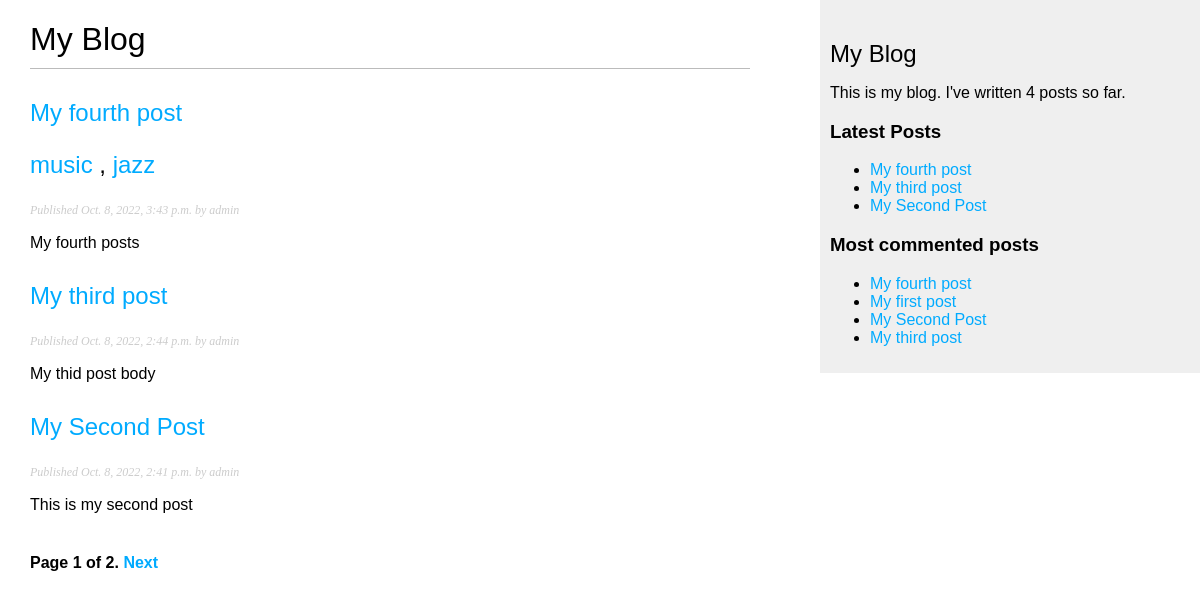
/blog/, run on an earlier commit of the app's database.
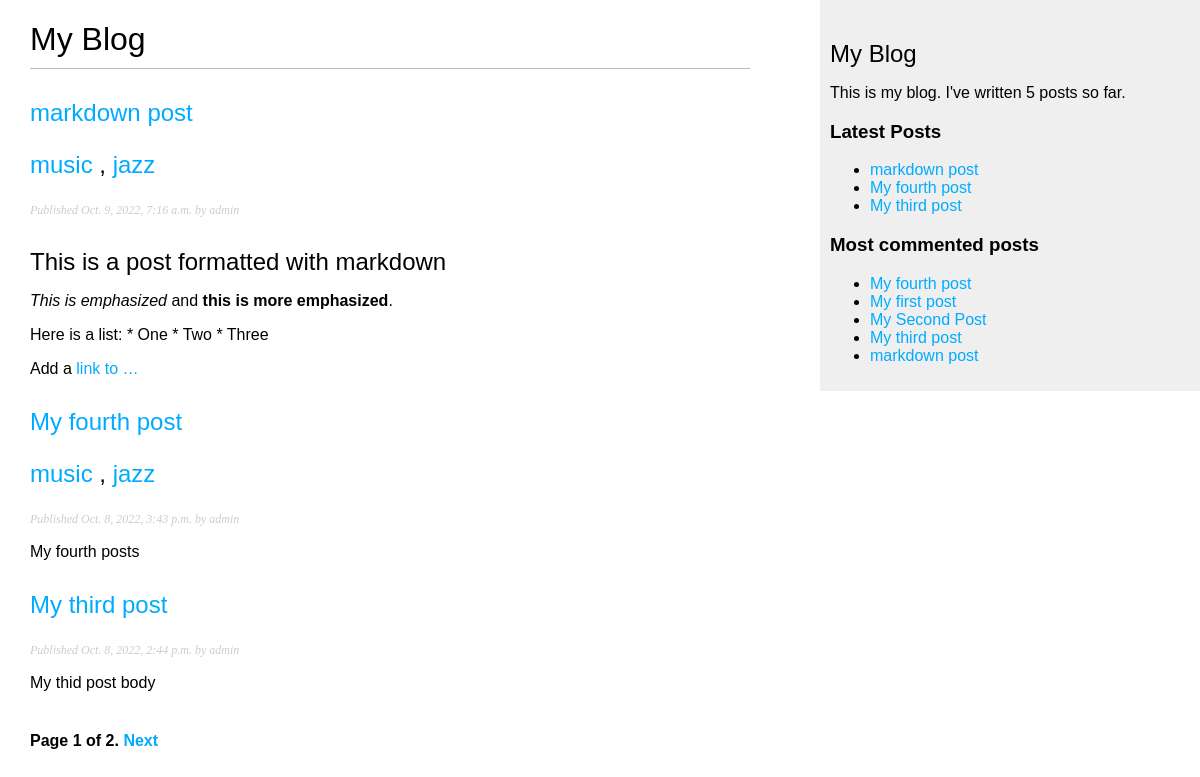
And on a later commit of the database.
### blog/models.py (models this page shows, shortened)
class Post(models.Model):
    STATIC_CHOICES = (
        ('draft','Draft'),
        ('published','Published')
    )
    title = models.CharField(max_length=250)
    slug = models.SlugField(max_length=250,unique_for_date='publish')
    author = models.ForeignKey(User,on_delete=models.CASCADE,related_name='blog_posts')
    body = models.TextField()
    publish = models.DateTimeField(default=timezone.now)
    created = models.DateTimeField(auto_now_add=True)
    updated = models.DateTimeField(auto_now=True)
    status = models.CharField(max_length=10,choices=STATIC_CHOICES,default='draft')
    objects = models.Manager() # the default manager
    published = PublishedManager() # our custom manager
    tags = TaggableManager()
    class Meta:
        ordering = ('-publish',)
    def get_absolute_url(self):
        return reverse(
            'blog:post_detail',
            args=[
                self.publish.year,
                self.publish.month,
                self.publish.day,
                self.slug
            ]
        )

### blog/views.py (the view)
# urls.py: path('',views.post_list,name='post_list'),
def post_list(request,tag_slug=None):
    object_list = Post.published.all()
    tag = None
    if tag_slug:
        tag = get_object_or_404(Tag,slug=tag_slug)
        object_list = object_list.filter(tags__in=[tag])
    paginator = Paginator(object_list, 3)
    page = request.GET.get('page')
    try:
        posts = paginator.page(page)
    except PageNotAnInteger:
        posts = paginator.page(1)
    except EmptyPage:
        posts = paginator.page(paginator.num_pages)
    return render(request,'blog/post/list.html',{'page': page,'posts': posts,'tag': tag})

### blog/models.py (called while the page is built)
    def get_queryset(self):
        return super(PublishedManager,self).get_queryset().filter(status='published')

### blog/templatetags/blog_tags.py (called while the page is built)
@register.filter(name='markdown')
def markdown_format(text):
    return mark_safe(markdown.markdown(text))

@register.simple_tag
def total_posts():
    return Post.published.count()

@register.inclusion_tag('blog/post/latest_posts.html')
def show_latest_posts(count=3):
    latest_posts = Post.published.order_by('-publish')[:count]
    return {'latest_posts': latest_posts}

@register.simple_tag
def get_most_commented_posts(count=5):
    return Post.published.annotate(
        total_comments=Count('comments')
    ).order_by('-total_comments')[:count]

### blog/templates/blog/post/list.html (shortened to what this page needs)
{% extends "blog/base.html" %}
{% load blog_tags %}
{% block content %}
<h1>My Blog</h1>
    {% for post in posts %}
        <h2>
            <a href="{{ post.get_absolute_url }}">
                {{ post.title }}
            </a>
            <p class="tags">
                {% for tag in post.tags.all %}
                    <a href="{% url 'blog:post_list_by_tag' tag.slug %}">
                        {{ tag.name }}
                    </a>
                    {% if not forloop.last %}, {% endif %}
                {% endfor %}
            </p>
        </h2>
        <p class="date">
            Published {{ post.publish }} by {{ post.author }}
        </p>
        {{ post.body|markdown|truncatewords_html:30 }}
    {% endfor %}
    {% include "pagination.html" with page=posts %}
{% endblock %}

### blog/templates/blog/base.html (shortened to what this page needs)
{% load blog_tags %}
{% load static %}
<!DOCTYPE html>
<html>
<head>
    <link href="{% static 'css/blog.css' %}" rel="stylesheet">
</head>
<body>
    <div id="content">
        {% block content %}
        {% endblock %}
    </div>
    <div id="sidebar">
        <h2>My Blog</h2>
        <p>This is my blog. I've written {% total_posts %} posts so far.</p>
        <h3>Latest Posts</h3>
        {% show_latest_posts %}
        <h3>Most commented posts</h3>
        {% get_most_commented_posts as most_commented_posts %}
        <ul>
            {% for post in most_commented_posts %}
                <li>
                    <a href="{{ post.get_absolute_url }}">{{ post.title }}</a>
                </li>
            {% endfor %}
        </ul>
    </div>
</body>
</html>

### blog/templates/blog/post/latest_posts.html
<ul>
    {% for post in latest_posts %}
        <li>
            <a href="{{ post.get_absolute_url }}">{{ post.title }}</a>
        </li>
    {% endfor %}
</ul>

What changed in the data, as far as the page shows it:
no longer on one of the page's lists (row unchanged): Post: title "My Second Post", publish "Oct. 8, 2022, 2:41 p.m.", author "admin", body "This is my second post"
added Post: title "markdown post", publish "Oct. 9, 2022, 7:16 a.m.", author "admin", body "This is a post formatted with markdown This is emphasized and this is more emphasized . Here is a list: * One * Two * Three Add a link to …", Tag (name "music"), Tag (name "jazz")
Also different on the page:
text no longer shown: "4"
text now shown: "5"
